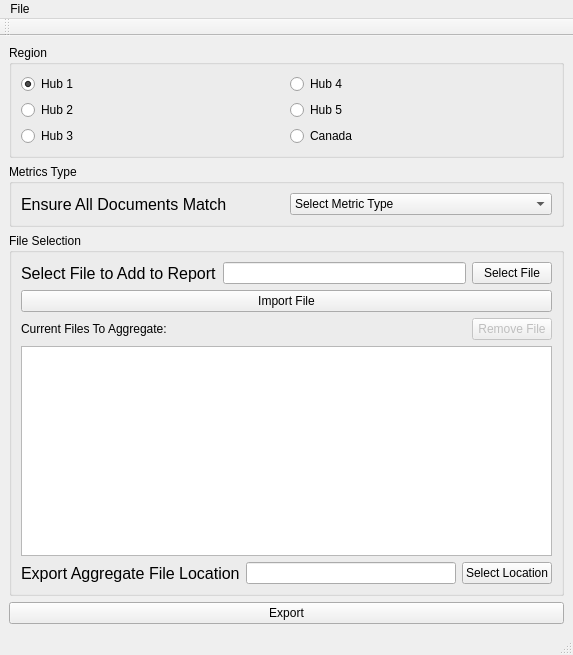
<?xml version="1.0" encoding="UTF-8"?>
<ui version="4.0">
 <class>MainWindow</class>
 <widget class="QMainWindow" name="MainWindow">
  <property name="geometry">
   <rect>
    <x>0</x>
    <y>0</y>
    <width>573</width>
    <height>655</height>
   </rect>
  </property>
  <property name="windowTitle">
   <string>Metrics Aggregator</string>
  </property>
  <widget class="QWidget" name="centralwidget">
   <layout class="QVBoxLayout" name="verticalLayout_2">
    <item>
     <widget class="QGroupBox" name="groupBox">
      <property name="title">
       <string>Region </string>
      </property>
      <layout class="QVBoxLayout" name="verticalLayout_3">
       <item>
        <layout class="QGridLayout" name="gridLayout_6">
         <item row="1" column="0">
          <widget class="QRadioButton" name="hub1">
           <property name="text">
            <string>Hub 1</string>
           </property>
           <property name="checked">
            <bool>true</bool>
           </property>
          </widget>
         </item>
         <item row="2" column="0">
          <widget class="QRadioButton" name="hub2">
           <property name="text">
            <string>Hub 2</string>
           </property>
          </widget>
         </item>
         <item row="3" column="0">
          <widget class="QRadioButton" name="hub3">
           <property name="text">
            <string>Hub 3</string>
           </property>
          </widget>
         </item>
         <item row="3" column="1">
          <widget class="QRadioButton" name="canada">
           <property name="text">
            <string>Canada</string>
           </property>
          </widget>
         </item>
         <item row="2" column="1">
          <widget class="QRadioButton" name="hub5">
           <property name="text">
            <string>Hub 5</string>
           </property>
          </widget>
         </item>
         <item row="1" column="1">
          <widget class="QRadioButton" name="hub4">
           <property name="text">
            <string>Hub 4</string>
           </property>
          </widget>
         </item>
        </layout>
       </item>
       <item>
        <layout class="QVBoxLayout" name="verticalLayout"/>
       </item>
      </layout>
     </widget>
    </item>
    <item>
     <widget class="QGroupBox" name="groupBox_2">
      <property name="title">
       <string>Metrics Type</string>
      </property>
      <layout class="QVBoxLayout" name="verticalLayout_4">
       <item>
        <layout class="QGridLayout" name="gridLayout_4">
         <item row="0" column="0">
          <widget class="QLabel" name="label_3">
           <property name="font">
            <font>
             <pointsize>12</pointsize>
            </font>
           </property>
           <property name="text">
            <string>Ensure All Documents Match</string>
           </property>
          </widget>
         </item>
         <item row="0" column="1">
          <widget class="QComboBox" name="metricsSelector">
           <property name="statusTip">
            <string>Ensure all documents are the same metric type and the preferred format</string>
           </property>
           <item>
            <property name="text">
             <string>Select Metric Type</string>
            </property>
           </item>
           <item>
            <property name="text">
             <string>Action Tracking System</string>
            </property>
           </item>
           <item>
            <property name="text">
             <string>Compliance Calendar</string>
            </property>
           </item>
           <item>
            <property name="text">
             <string>Near Miss Reporting</string>
            </property>
           </item>
           <item>
            <property name="text">
             <string>Training</string>
            </property>
           </item>
          </widget>
         </item>
        </layout>
       </item>
      </layout>
     </widget>
    </item>
    <item>
     <widget class="QGroupBox" name="groupBox_3">
      <property name="title">
       <string>File Selection</string>
      </property>
      <layout class="QVBoxLayout" name="verticalLayout_5">
       <item>
        <layout class="QGridLayout" name="gridLayout">
         <item row="0" column="0">
          <widget class="QLabel" name="label_2">
           <property name="font">
            <font>
             <pointsize>12</pointsize>
            </font>
           </property>
           <property name="text">
            <string>Select File to Add to Report</string>
           </property>
          </widget>
         </item>
         <item row="0" column="3">
          <widget class="QPushButton" name="fileDialogButton">
           <property name="statusTip">
            <string>Select a file to import to the aggregator tool</string>
           </property>
           <property name="text">
            <string>Select File</string>
           </property>
          </widget>
         </item>
         <item row="0" column="2">
          <widget class="QLineEdit" name="fileSelectInput">
           <property name="readOnly">
            <bool>true</bool>
           </property>
          </widget>
         </item>
        </layout>
       </item>
       <item>
        <layout class="QGridLayout" name="gridLayout_5">
         <item row="0" column="0">
          <widget class="QPushButton" name="importFileButton">
           <property name="statusTip">
            <string>Import selected file</string>
           </property>
           <property name="text">
            <string>Import File</string>
           </property>
          </widget>
         </item>
        </layout>
       </item>
       <item>
        <layout class="QGridLayout" name="gridLayout_7">
         <item row="0" column="2">
          <widget class="QPushButton" name="removeButton">
           <property name="enabled">
            <bool>false</bool>
           </property>
           <property name="sizePolicy">
            <sizepolicy hsizetype="Minimum" vsizetype="Fixed">
             <horstretch>0</horstretch>
             <verstretch>0</verstretch>
            </sizepolicy>
           </property>
           <property name="statusTip">
            <string>Remove selected file from the file list</string>
           </property>
           <property name="text">
            <string>Remove File</string>
           </property>
          </widget>
         </item>
         <item row="0" column="0">
          <widget class="QLabel" name="label_4">
           <property name="text">
            <string>Current Files To Aggregate:</string>
           </property>
          </widget>
         </item>
         <item row="0" column="1">
          <spacer name="horizontalSpacer">
           <property name="orientation">
            <enum>Qt::Horizontal</enum>
           </property>
           <property name="sizeHint" stdset="0">
            <size>
             <width>40</width>
             <height>20</height>
            </size>
           </property>
          </spacer>
         </item>
        </layout>
       </item>
       <item>
        <widget class="QListWidget" name="filePathList">
         <property name="frameShadow">
          <enum>QFrame::Sunken</enum>
         </property>
         <property name="midLineWidth">
          <number>0</number>
         </property>
         <property name="editTriggers">
          <set>QAbstractItemView::NoEditTriggers</set>
         </property>
         <property name="alternatingRowColors">
          <bool>true</bool>
         </property>
        </widget>
       </item>
       <item>
        <layout class="QGridLayout" name="gridLayout_2">
         <item row="0" column="1">
          <widget class="QLineEdit" name="fileExportPathInput"/>
         </item>
         <item row="0" column="0">
          <widget class="QLabel" name="label">
           <property name="font">
            <font>
             <pointsize>12</pointsize>
            </font>
           </property>
           <property name="text">
            <string>Export Aggregate File Location</string>
           </property>
          </widget>
         </item>
         <item row="0" column="2">
          <widget class="QPushButton" name="fileExportDialog">
           <property name="statusTip">
            <string>Select the location to save the aggregated file</string>
           </property>
           <property name="text">
            <string>Select Location</string>
           </property>
          </widget>
         </item>
        </layout>
       </item>
      </layout>
      <zorder>gridLayoutWidget</zorder>
      <zorder>filePathList</zorder>
     </widget>
    </item>
    <item>
     <layout class="QGridLayout" name="gridLayout_3">
      <item row="0" column="0">
       <widget class="QPushButton" name="exportButton">
        <property name="statusTip">
         <string>Export aggregated metric file</string>
        </property>
        <property name="text">
         <string>Export</string>
        </property>
       </widget>
      </item>
     </layout>
    </item>
   </layout>
  </widget>
  <widget class="QMenuBar" name="menubar">
   <property name="geometry">
    <rect>
     <x>0</x>
     <y>0</y>
     <width>573</width>
     <height>22</height>
    </rect>
   </property>
   <widget class="QMenu" name="menuFile">
    <property name="title">
     <string>File</string>
    </property>
    <addaction name="actionExit"/>
   </widget>
   <addaction name="menuFile"/>
  </widget>
  <widget class="QStatusBar" name="statusbar"/>
  <widget class="QToolBar" name="toolBar">
   <property name="windowTitle">
    <string>toolBar</string>
   </property>
   <attribute name="toolBarArea">
    <enum>TopToolBarArea</enum>
   </attribute>
   <attribute name="toolBarBreak">
    <bool>false</bool>
   </attribute>
  </widget>
  <action name="actionExit">
   <property name="text">
    <string>Exit</string>
   </property>
   <property name="shortcut">
    <string>Ctrl+X</string>
   </property>
  </action>
 </widget>
 <resources/>
 <connections>
  <connection>
   <sender>actionExit</sender>
   <signal>triggered()</signal>
   <receiver>MainWindow</receiver>
   <slot>close()</slot>
   <hints>
    <hint type="sourcelabel">
     <x>-1</x>
     <y>-1</y>
    </hint>
    <hint type="destinationlabel">
     <x>399</x>
     <y>299</y>
    </hint>
   </hints>
  </connection>
 </connections>
</ui>
